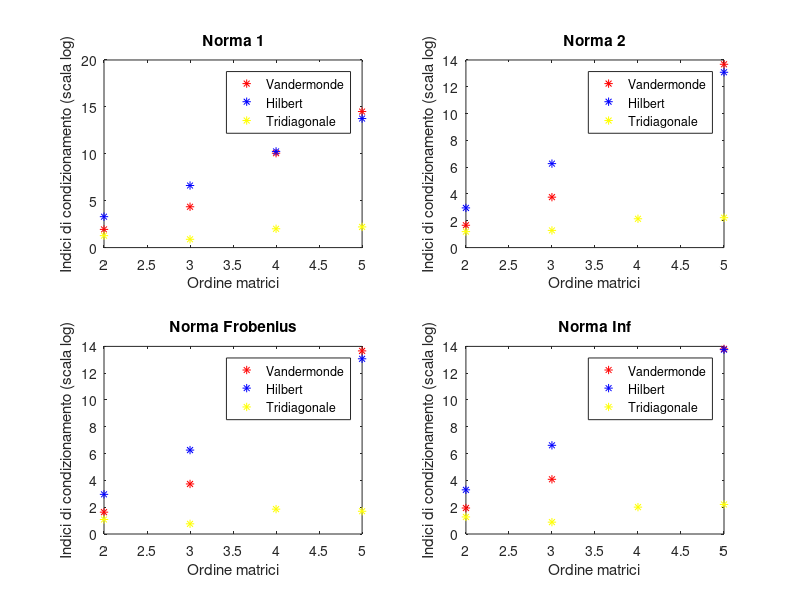

Write MATLAB code to recreate this figure.
%Fa il grafico degli indici di condizionamento delle matrici prese in considerazione,
%per l'ordine delle matrici che varia da 2 a n

n = input("Inserisci ordine massimo: ")

%Inizializza matrice 4 * 3.
%A ogni riga corrisponde una norma, a ogni colonna il tipo di matrice.
%Ogni cella è un array di n-1 componenti che contiene l'indice di 
%di condizionamento di una matrice di ordine diverso
empty = zeros(1,n-1);
conds = {   empty, empty, empty;
            empty, empty, empty;
            empty, empty, empty;
            empty, empty, empty;};
        
for z = 2:n
    %Inizializza a ogni ciclo le tre matrici e le mette in un vettore
    r1 = rand(z, 1);
    V = vander(r1);
    H = hilb(z);

    r2 = rand((z-1), 1);
    D = diag(r1) + diag(r2, +1) + diag(r2, -1);
    
    M = {V, H, D};
    for j= 1:3 %Calcola gli indici di condizionamento
        conds{1,j}(z-1) = norm(inv(M{j}), 1)*norm(M{j}, 1);
		conds{3,j}(z-1) = norm(inv(M{j}), 2)*norm(M{j}, 2);		
		conds{2,j}(z-1) = norm(inv(M{j}), "fro")*norm(M{j}, "fro");
		conds{4,j}(z-1) = norm(inv(M{j}), "Inf")*norm(M{j}, "Inf");
    end
    
end


range = 2:n;
figure(1);
for i=1:4
    subplot(2,2,i);
    plot(range,log(conds{i,1}), "r*");
    hold on
    plot(range,log(conds{i,2}), "b*");
    plot(range,log(conds{i,3}), "y*");
    legend('Vandermonde','Hilbert','Tridiagonale')
    ylabel("Indici di condizionamento (scala log)");
    xlabel("Ordine matrici");
    
    if i == 1
        title("Norma 1")
    elseif i==2
        title("Norma 2")
    elseif i==3
        title("Norma Frobenius")
    else
        title("Norma Inf")
   
    end
end

